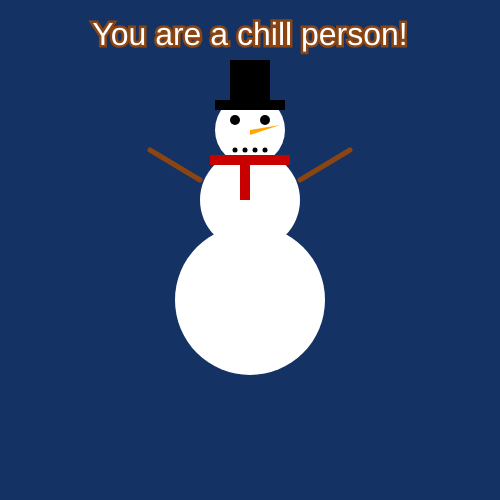
Frame 1 (no input)
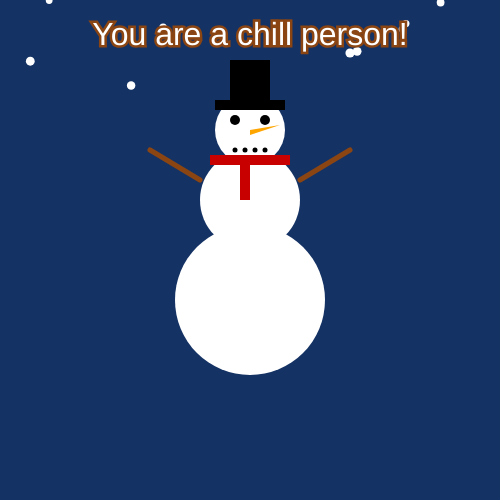
Frame 60 (no input)
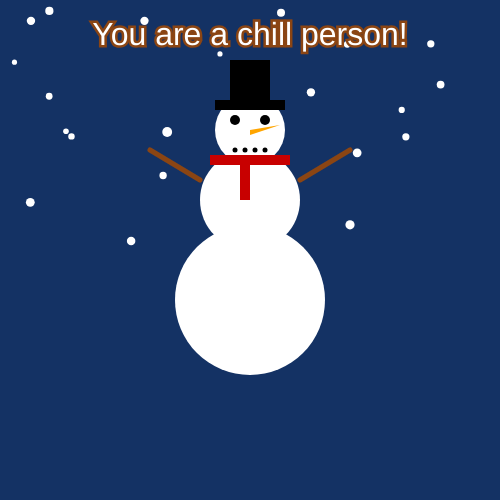
Frame 120 (the mouse pressed at the canvas centre since frame 60)

The p5.js sketch that drew these frames (run headless with seeded random() and noise() and a simulated clock; from frame 60 on, the mouse is pressed at the canvas centre):

// p5.js sketch
// ── sketch.js
let snowflakes = []; 
function setup() {
    createCanvas(500, 500);
}

function draw() {
    background(20, 50, 100); 

    for (let i = snowflakes.length - 1; i >= 0; i--) {
        snowflakes[i].update();
        snowflakes[i].display();

        if (snowflakes[i].y > height) {
            snowflakes.splice(i, 1);
        }
    }

    if (frameCount % 5 === 0) {
        snowflakes.push(new Snowflake());
    }

    
    drawSnowman(width / 2, height - 200);

    fill(255); 
    textSize(32);
    textAlign(CENTER, TOP); 
    text("You are a chill person!", width / 2, 20); 
}

function drawSnowman(x, y) {
    noStroke();

   
    fill(255);
    ellipse(x, y, 150, 150); 
    ellipse(x, y - 100, 100, 100); 
    ellipse(x, y - 170, 70, 70); 

    fill(0);
    ellipse(x - 15, y - 180, 10, 10);
    ellipse(x + 15, y - 180, 10, 10);

    fill(255, 165, 0);
    triangle(x, y - 170, x + 30, y - 175, x, y - 165);

    fill(0);
    for (let i = -15; i <= 15; i += 10) {
        ellipse(x + i, y - 150, 5, 5);
    }

    
    fill(0);
    rect(x - 35, y - 200, 70, 10); 
    rect(x - 20, y - 240, 40, 40); 

    fill(200, 0, 0);
    rect(x - 40, y - 145, 80, 10); 
    rect(x - 10, y - 140, 10, 40); 

    stroke(139, 69, 19); 
    strokeWeight(5);
    line(x - 50, y - 120, x - 100, y - 150); 
    line(x + 50, y - 120, x + 100, y - 150); 
}

class Snowflake {
    constructor() {
        this.x = random(width);
        this.y = random(-50, -10);
        this.size = random(5, 10);
        this.speed = random(1, 3);
    }

    update() {
        this.y += this.speed;
    }

    display() {
        noStroke();
        fill(255);
        ellipse(this.x, this.y, this.size, this.size);
    }
}

function windowResized() {
    resizeCanvas(windowWidth, windowHeight);
}
